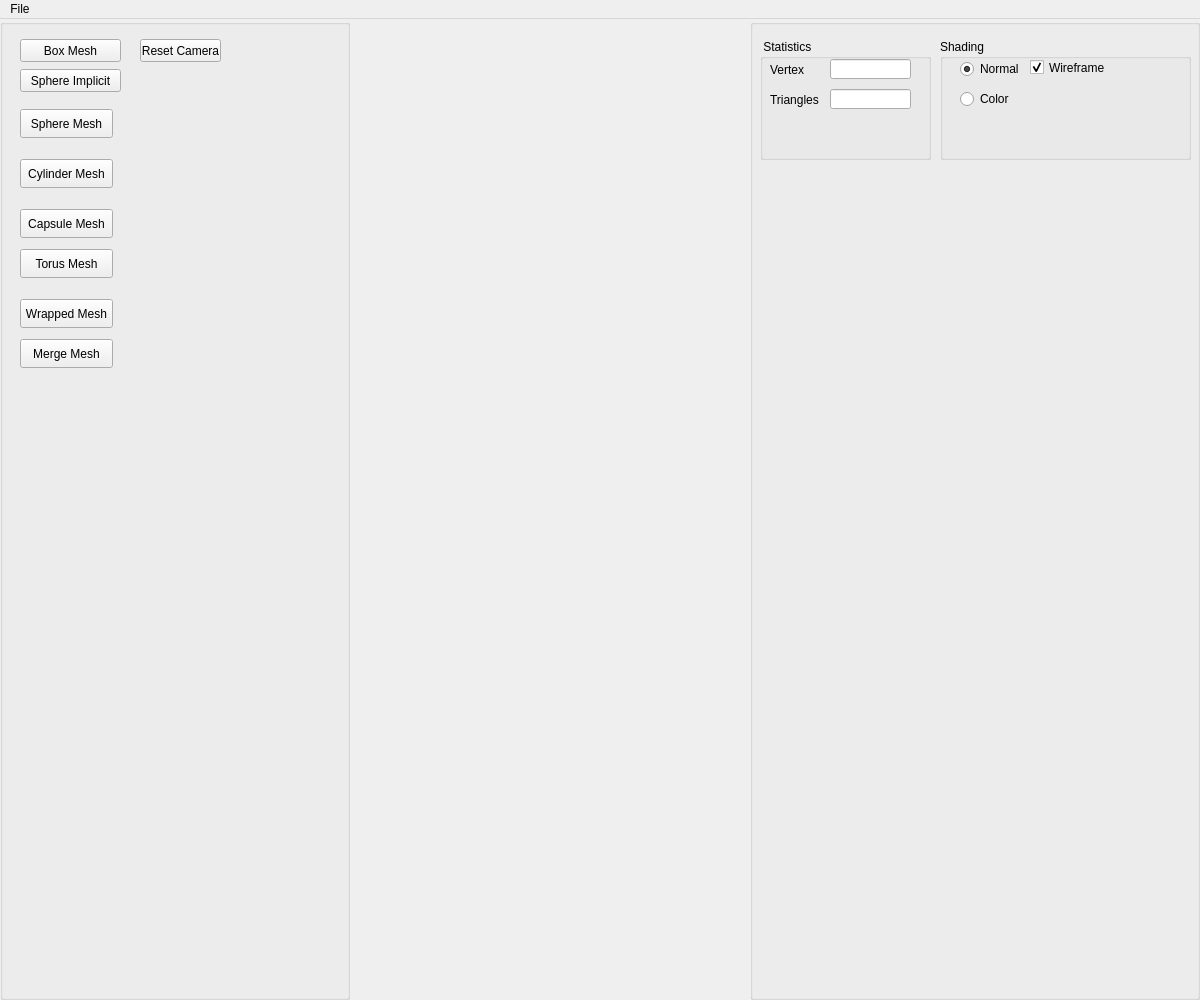
<?xml version="1.0" encoding="UTF-8"?>
<ui version="4.0">
 <class>Assets</class>
 <widget class="QMainWindow" name="Assets">
  <property name="geometry">
   <rect>
    <x>0</x>
    <y>0</y>
    <width>1200</width>
    <height>1000</height>
   </rect>
  </property>
  <property name="minimumSize">
   <size>
    <width>420</width>
    <height>300</height>
   </size>
  </property>
  <property name="windowTitle">
   <string>Implicit Terrain</string>
  </property>
  <widget class="QWidget" name="centralwidget">
   <layout class="QHBoxLayout">
    <property name="spacing">
     <number>0</number>
    </property>
    <property name="leftMargin">
     <number>0</number>
    </property>
    <property name="topMargin">
     <number>0</number>
    </property>
    <property name="rightMargin">
     <number>0</number>
    </property>
    <property name="bottomMargin">
     <number>0</number>
    </property>
    <item>
     <widget class="QGroupBox" name="Objects_groupBox">
      <property name="enabled">
       <bool>true</bool>
      </property>
      <property name="sizePolicy">
       <sizepolicy hsizetype="Fixed" vsizetype="Minimum">
        <horstretch>0</horstretch>
        <verstretch>0</verstretch>
       </sizepolicy>
      </property>
      <property name="minimumSize">
       <size>
        <width>350</width>
        <height>250</height>
       </size>
      </property>
      <property name="title">
       <string/>
      </property>
      <widget class="QPushButton" name="boxMesh">
       <property name="geometry">
        <rect>
         <x>20</x>
         <y>20</y>
         <width>101</width>
         <height>23</height>
        </rect>
       </property>
       <property name="toolTip">
        <string>&lt;!DOCTYPE HTML PUBLIC &quot;-//W3C//DTD HTML 4.0//EN&quot; &quot;http://www.w3.org/TR/REC-html40/strict.dtd&quot;&gt;
&lt;html&gt;&lt;head&gt;&lt;meta name=&quot;qrichtext&quot; content=&quot;1&quot; /&gt;&lt;style type=&quot;text/css&quot;&gt;
p, li { white-space: pre-wrap; }
&lt;/style&gt;&lt;/head&gt;&lt;body style=&quot; font-family:'MS Shell Dlg 2'; font-size:8pt; font-weight:400; font-style:normal;&quot;&gt;
&lt;p style=&quot; margin-top:0px; margin-bottom:0px; margin-left:0px; margin-right:0px; -qt-block-indent:0; text-indent:0px;&quot;&gt;&lt;span style=&quot; color:#5500ff;&quot;&gt;Callback #01&lt;/span&gt;&lt;/p&gt;
&lt;p style=&quot; margin-top:0px; margin-bottom:0px; margin-left:0px; margin-right:0px; -qt-block-indent:0; text-indent:0px;&quot;&gt;&lt;span style=&quot; font-style:italic; color:#aa00ff;&quot;&gt;Create Eurographics 1996 Bear&lt;/span&gt;&lt;/p&gt;&lt;/body&gt;&lt;/html&gt;</string>
       </property>
       <property name="text">
        <string>Box Mesh</string>
       </property>
       <property name="checkable">
        <bool>false</bool>
       </property>
      </widget>
      <widget class="QPushButton" name="resetcameraButton">
       <property name="geometry">
        <rect>
         <x>140</x>
         <y>20</y>
         <width>81</width>
         <height>23</height>
        </rect>
       </property>
       <property name="toolTip">
        <string>&lt;html&gt;&lt;head/&gt;&lt;body&gt;&lt;p&gt;&lt;span style=&quot; color:#5500ff;&quot;&gt;Callback #03&lt;/span&gt;&lt;/p&gt;&lt;p&gt;&lt;span style=&quot; font-style:italic; color:#aa00ff;&quot;&gt;Create Eurographics 1996 Bird&lt;/span&gt;&lt;/p&gt;&lt;/body&gt;&lt;/html&gt;</string>
       </property>
       <property name="text">
        <string>Reset Camera</string>
       </property>
       <property name="checkable">
        <bool>true</bool>
       </property>
       <property name="autoDefault">
        <bool>false</bool>
       </property>
       <property name="default">
        <bool>false</bool>
       </property>
       <property name="flat">
        <bool>false</bool>
       </property>
      </widget>
      <widget class="QPushButton" name="sphereImplicit">
       <property name="geometry">
        <rect>
         <x>20</x>
         <y>50</y>
         <width>101</width>
         <height>23</height>
        </rect>
       </property>
       <property name="toolTip">
        <string>&lt;!DOCTYPE HTML PUBLIC &quot;-//W3C//DTD HTML 4.0//EN&quot; &quot;http://www.w3.org/TR/REC-html40/strict.dtd&quot;&gt;
&lt;html&gt;&lt;head&gt;&lt;meta name=&quot;qrichtext&quot; content=&quot;1&quot; /&gt;&lt;style type=&quot;text/css&quot;&gt;
p, li { white-space: pre-wrap; }
&lt;/style&gt;&lt;/head&gt;&lt;body style=&quot; font-family:'MS Shell Dlg 2'; font-size:8pt; font-weight:400; font-style:normal;&quot;&gt;
&lt;p style=&quot; margin-top:0px; margin-bottom:0px; margin-left:0px; margin-right:0px; -qt-block-indent:0; text-indent:0px;&quot;&gt;&lt;span style=&quot; color:#5500ff;&quot;&gt;Callback #01&lt;/span&gt;&lt;/p&gt;
&lt;p style=&quot; margin-top:0px; margin-bottom:0px; margin-left:0px; margin-right:0px; -qt-block-indent:0; text-indent:0px;&quot;&gt;&lt;span style=&quot; font-style:italic; color:#aa00ff;&quot;&gt;Create Eurographics 1996 Bear&lt;/span&gt;&lt;/p&gt;&lt;/body&gt;&lt;/html&gt;</string>
       </property>
       <property name="text">
        <string>Sphere Implicit</string>
       </property>
       <property name="checkable">
        <bool>false</bool>
       </property>
      </widget>
      <widget class="QPushButton" name="sphereMesh">
       <property name="geometry">
        <rect>
         <x>20</x>
         <y>90</y>
         <width>93</width>
         <height>29</height>
        </rect>
       </property>
       <property name="text">
        <string>Sphere Mesh</string>
       </property>
      </widget>
      <widget class="QPushButton" name="cylinderMesh">
       <property name="geometry">
        <rect>
         <x>20</x>
         <y>140</y>
         <width>93</width>
         <height>29</height>
        </rect>
       </property>
       <property name="text">
        <string>Cylinder Mesh</string>
       </property>
      </widget>
      <widget class="QPushButton" name="capsuleMesh">
       <property name="geometry">
        <rect>
         <x>20</x>
         <y>190</y>
         <width>93</width>
         <height>29</height>
        </rect>
       </property>
       <property name="text">
        <string>Capsule Mesh</string>
       </property>
      </widget>
      <widget class="QPushButton" name="torusMesh">
       <property name="geometry">
        <rect>
         <x>20</x>
         <y>230</y>
         <width>93</width>
         <height>29</height>
        </rect>
       </property>
       <property name="text">
        <string>Torus Mesh</string>
       </property>
      </widget>
      <widget class="QPushButton" name="wrappedMesh">
       <property name="geometry">
        <rect>
         <x>20</x>
         <y>280</y>
         <width>93</width>
         <height>29</height>
        </rect>
       </property>
       <property name="text">
        <string>Wrapped Mesh</string>
       </property>
      </widget>
      <widget class="QPushButton" name="mergedMesh">
       <property name="geometry">
        <rect>
         <x>20</x>
         <y>320</y>
         <width>93</width>
         <height>29</height>
        </rect>
       </property>
       <property name="text">
        <string>Merge Mesh</string>
       </property>
      </widget>
     </widget>
    </item>
    <item>
     <widget class="QWidget" name="widget_GL" native="true"/>
    </item>
    <item>
     <widget class="QGroupBox" name="Parameters_groupBox">
      <property name="sizePolicy">
       <sizepolicy hsizetype="Maximum" vsizetype="Minimum">
        <horstretch>0</horstretch>
        <verstretch>0</verstretch>
       </sizepolicy>
      </property>
      <property name="minimumSize">
       <size>
        <width>450</width>
        <height>141</height>
       </size>
      </property>
      <property name="title">
       <string/>
      </property>
      <widget class="QGroupBox" name="groupBox_4">
       <property name="geometry">
        <rect>
         <x>10</x>
         <y>20</y>
         <width>171</width>
         <height>121</height>
        </rect>
       </property>
       <property name="title">
        <string> Statistics</string>
       </property>
       <widget class="QLabel" name="label_2">
        <property name="geometry">
         <rect>
          <x>10</x>
          <y>20</y>
          <width>61</width>
          <height>21</height>
         </rect>
        </property>
        <property name="text">
         <string>Vertex</string>
        </property>
       </widget>
       <widget class="QLineEdit" name="lineEdit_2">
        <property name="geometry">
         <rect>
          <x>70</x>
          <y>50</y>
          <width>81</width>
          <height>20</height>
         </rect>
        </property>
        <property name="alignment">
         <set>Qt::AlignRight|Qt::AlignTrailing|Qt::AlignVCenter</set>
        </property>
       </widget>
       <widget class="QLabel" name="label_3">
        <property name="geometry">
         <rect>
          <x>10</x>
          <y>50</y>
          <width>61</width>
          <height>21</height>
         </rect>
        </property>
        <property name="text">
         <string>Triangles</string>
        </property>
       </widget>
       <widget class="QLineEdit" name="lineEdit">
        <property name="geometry">
         <rect>
          <x>70</x>
          <y>20</y>
          <width>81</width>
          <height>20</height>
         </rect>
        </property>
        <property name="text">
         <string/>
        </property>
        <property name="alignment">
         <set>Qt::AlignRight|Qt::AlignTrailing|Qt::AlignVCenter</set>
        </property>
       </widget>
      </widget>
      <widget class="QGroupBox" name="groupBox_13">
       <property name="geometry">
        <rect>
         <x>190</x>
         <y>20</y>
         <width>251</width>
         <height>121</height>
        </rect>
       </property>
       <property name="title">
        <string>Shading</string>
       </property>
       <widget class="QRadioButton" name="radioShadingButton_1">
        <property name="geometry">
         <rect>
          <x>20</x>
          <y>20</y>
          <width>61</width>
          <height>20</height>
         </rect>
        </property>
        <property name="text">
         <string>Normal</string>
        </property>
        <property name="checked">
         <bool>true</bool>
        </property>
       </widget>
       <widget class="QCheckBox" name="wireframe">
        <property name="geometry">
         <rect>
          <x>90</x>
          <y>20</y>
          <width>81</width>
          <height>17</height>
         </rect>
        </property>
        <property name="text">
         <string>Wireframe</string>
        </property>
        <property name="checked">
         <bool>true</bool>
        </property>
       </widget>
       <widget class="QRadioButton" name="radioShadingButton_2">
        <property name="geometry">
         <rect>
          <x>20</x>
          <y>50</y>
          <width>61</width>
          <height>20</height>
         </rect>
        </property>
        <property name="text">
         <string>Color</string>
        </property>
        <property name="checked">
         <bool>false</bool>
        </property>
       </widget>
      </widget>
     </widget>
    </item>
   </layout>
  </widget>
  <widget class="QMenuBar" name="menubar">
   <property name="geometry">
    <rect>
     <x>0</x>
     <y>0</y>
     <width>1200</width>
     <height>26</height>
    </rect>
   </property>
   <widget class="QMenu" name="menuFile">
    <property name="title">
     <string>File</string>
    </property>
    <addaction name="separator"/>
   </widget>
   <addaction name="menuFile"/>
  </widget>
  <action name="actionExit">
   <property name="text">
    <string>Exit</string>
   </property>
   <property name="shortcut">
    <string>Esc</string>
   </property>
  </action>
  <action name="actionNew_Scene">
   <property name="text">
    <string>New Scene</string>
   </property>
  </action>
  <action name="actionExport_obj">
   <property name="text">
    <string>OBJ File (.obj)</string>
   </property>
  </action>
  <action name="actionExport_ma">
   <property name="text">
    <string>Maya File (.ma)</string>
   </property>
  </action>
  <action name="actionLoad_ma">
   <property name="text">
    <string>Load</string>
   </property>
  </action>
  <action name="actionGL">
   <property name="text">
    <string>GL</string>
   </property>
  </action>
  <action name="actionVectorized">
   <property name="text">
    <string>Vectorized</string>
   </property>
  </action>
  <action name="actionExport_svg">
   <property name="text">
    <string>SVG File (.svg)</string>
   </property>
  </action>
  <action name="actionSphere_Tracing_png">
   <property name="text">
    <string>Sphere Tracing (.png)</string>
   </property>
  </action>
 </widget>
 <resources/>
 <connections/>
</ui>
